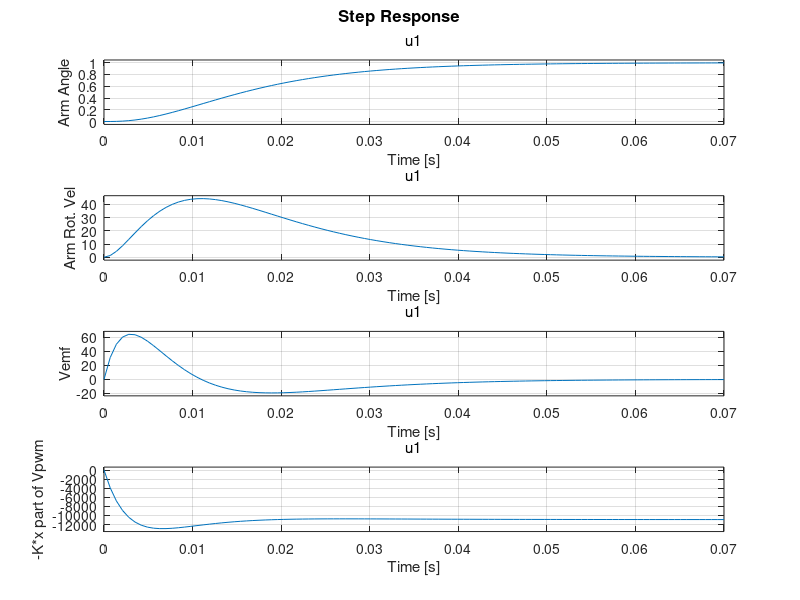

Write MATLAB code to recreate this figure.
% Script to compute propeller system using pole placement.

% Third order model of propellor system

% States: [Angle (Theta_a), 
%          Rotational velocity (Omega_a), 
%          back-EMF (deltaVemf)]

% Using a "descriptor" system:
% E dx/dt = A x + B u,
% y = Cx + Du,
% where E is 3x3, A is 3x3, B is 3x1 and C is 1x3

% Parameters
Ke = 5.5e-3;  % back-emf per radian/sec motor rotational velocity
Km = 5.5e-3;  % Torque per amp
Jm = 3e-6;  % Motor moment of inertia
Ja = 4.5e-4; % Arm moment of inertia
Rm = 1;      % Motor resistance
Rs = 1;      % Series resistance
La = 0.15;   % Arm length in meters
Kf = 10e-6;  % Motor Friction
Kt = 1.8e-3;

% E matrix, multiplies by dx/dt
E = eye(3);
E(2,2) = Ja;
E(3,3) = Jm;

% Motor DC resistance is one ohm plus a one-ohm shunt resistor (in series)
% Motor Back-EMF = (EMF generated by rotational velocity Omega)

% Dtheta/dt = Omega.
A(1,2) = 1;

% Ja d/dt omega = Kt*La/Ke Vbemf
A(2,3) = Kt*La/Ke;

% Jm d/dt Vbemf = -((Ke*Km)/(Rtotal) + Kf) Vemf + (Ke*Km)/(Rtotal) Vpwm
A(3,:) = [0 0 -(Ke*Km/(Rs+Rm)+ Kf)];
B = [0 0 Ke*Km/(Rs+Rm)]';

% Output is voltage from angle sensor, approximately one volt per radian.
C = [1 0 0];

% The instantaneous u-to-y term (D) is zero.
D = 0;

% Convert to a system
motor_sys = dss(A, B, C, D, E, 'StateName', {'Arm Angle', 'Arm Rot. Vel', 'Vemf'});
display(motor_sys);

% Print input-output transfer function.
%tf(motor_sys)

% Determine poles
disp('Poles of the Open Loop System')
pole(motor_sys)

% Bode plot of transfer function
%figure;
%bode(motor_sys);

% Use the pole placer (placer requires E=I, notice division by E)
K = place(motor_sys.E\motor_sys.A,motor_sys.E\motor_sys.B,[-100,-200,-300]);

% Compute Closed Loop Matrix
%********FIX THIS!!!!!!**********************
Acl = A-B*K;  

% Compute input scaling so that theta_d  - theta_a = 0 in steady-state.
%********FIX THIS!!!!!!**********************
Kr = -inv(C*(inv(A-B*K)*B));

% Make every state an output so they will be plotted by step command.
Cplot = eye(3); 

% Vpwm = Kr*Theta_d - K*x, make the -K*x part an output for plotting
%********FIX THIS!!!!!!**********************
Cplot(4,:) = -K; % Last output should give -K*x part of Vpwm 


% Closed Loop systen
sys_cl = dss(Acl, B*Kr, Cplot, D, E, 'OutputName', {'Arm Angle', 'Arm Rot. Vel', 'Vemf', '-K*x part of Vpwm'});
disp('Poles of the Closed-Loop System');
disp(pole(sys_cl));

% Plot step response of all three states and the -K*x part of Vpwm.
figure;
step(sys_cl);
display(K);
display(Kr);